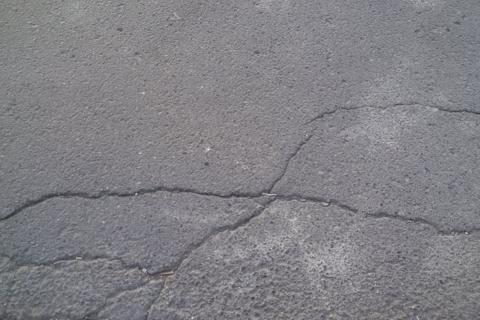
#> input picture crackforest/Images/002.jpg, 480 x 320 px, found by its file name; its folder holds only this picture in this run
$ jupyter execute canny_test.ipynb
#> lines starting #> are read from the running program, lines starting #| are printed output that depends on the picture
[cell 1]
import cv2
import os
import numpy as np

class AdvancedCannyDetector:
    def __init__(self):
        pass

    def reduce_noise(self, image, kernel_size=5):
        """降噪處理: 使用高斯濾波器去除雜訊"""
        return cv2.GaussianBlur(image, (kernel_size, kernel_size), 0)

    def color_processing(self, image):
        """顏色信息處理: 轉換至HSV空間並提取Value通道"""
        hsv = cv2.cvtColor(image, cv2.COLOR_BGR2HSV)
        h, s, v = cv2.split(hsv)
        return v

    def multi_scale_edges(self, image, scales=[1, 2, 4]):
        """多尺度邊緣檢測: 在不同尺度下檢測邊緣並融合"""
        edges_final = np.zeros(image.shape, dtype=np.uint8)

        for scale in scales:
            # 重新縮放圖像
            scaled = cv2.resize(image, None, fx=1/scale, fy=1/scale)
            # 檢測邊緣
            edges = cv2.Canny(scaled, 50, 150)
            # 縮放回原始大小
            edges = cv2.resize(edges, (image.shape[1], image.shape[0]))
            # 融合邊緣
            edges_final = cv2.bitwise_or(edges_final, edges)

        return edges_final

    def adaptive_threshold(self, image):
        """自適應閾值計算: 使用圖像統計特徵決定閾值"""
        mean = np.mean(image)
        std = np.std(image)

        lower = int(max(0, (1.0 - 0.33) * mean))
        upper = int(min(255, (1.0 + 0.33) * mean))

        return lower, upper

    def edge_thinning(self, edges):
        """邊緣細化: 使用形態學操作細化邊緣"""
        kernel = np.ones((3,3), np.uint8)
        thinned = cv2.morphologyEx(edges, cv2.MORPH_OPEN, kernel)
        return thinned

    def high_frequency_enhancement(self, image):
        """高頻增強: 使用unsharp masking技術增強高頻細節"""
        gaussian = cv2.GaussianBlur(image, (5,5), 2.0)
        enhanced = cv2.addWeighted(image, 1.5, gaussian, -0.5, 0)
        return enhanced

    def detect_edges(self, image):
        """整合所有步驟的主要處理函數"""
        # 1. 降噪處理
        denoised = self.reduce_noise(image)

        # 2. 顏色處理
        value_channel = self.color_processing(denoised)

        # 3. 高頻增強
        enhanced = self.high_frequency_enhancement(value_channel)

        # 4. 計算自適應閾值
        low_threshold, high_threshold = self.adaptive_threshold(enhanced)

        # 5. 多尺度邊緣檢測
        edges = self.multi_scale_edges(enhanced)

        # 6. 邊緣細化
        final_edges = self.edge_thinning(edges)

        return final_edges


def process_images_in_folder(input_folder, output_folder):
    """批量處理資料夾內的圖片"""
    if not os.path.exists(output_folder):
        os.makedirs(output_folder)

    detector = AdvancedCannyDetector()

    for filename in os.listdir(input_folder):
        if filename.lower().endswith(('.png', '.jpg', '.jpeg', '.bmp')):
            input_path = os.path.join(input_folder, filename)
            output_path = os.path.join(output_folder, filename)

            # 讀取圖片
            image = cv2.imread(input_path)
#> image is the input picture: shape (320, 480, 3); mean B, G, R 133.2, 128.5, 129.6
            if image is None:
                print(f"無法讀取圖片: {input_path}")
                continue

            # 偵測邊緣
            edges = detector.detect_edges(image)
#> in color_processing, `hsv = cv2.cvtColor(image, cv2.COLOR_BGR2HSV)`: hsv: shape (320, 480, 3); mean H, S, V 125.8, 10, 133.4
#> in color_processing, `h, s, v = cv2.split(hsv)`:
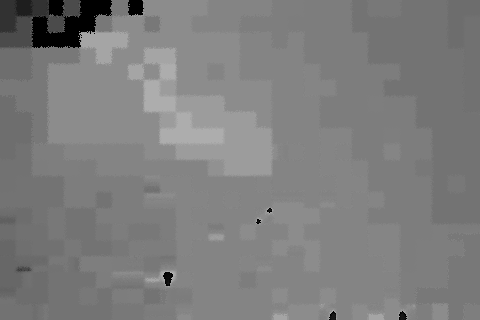
#> h: shape (320, 480); min 0, max 177, mean 125.8
#> in color_processing, `h, s, v = cv2.split(hsv)`:
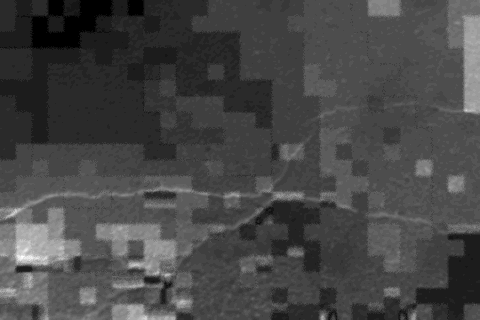
#> s: shape (320, 480); min 0, max 36, mean 10; drawn with min black and max white
#> in high_frequency_enhancement, `gaussian = cv2.GaussianBlur(image, (5,5), 2.0)`:
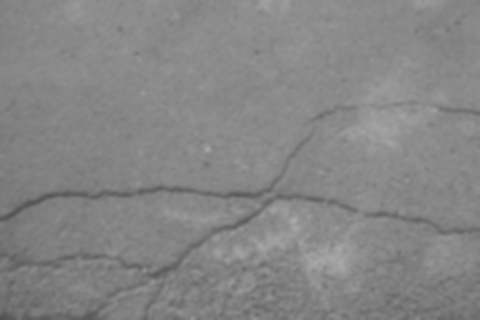
#> gaussian: shape (320, 480); min 79, max 171, mean 133.4
#> in adaptive_threshold, `mean = np.mean(image)`: mean = 133.4
#> in adaptive_threshold, `std = np.std(image)`: std = 11.26
#> in adaptive_threshold, `lower = int(max(0, (1.0 - 0.33) * mean))`: lower = 89
#> in adaptive_threshold, `upper = int(min(255, (1.0 + 0.33) * mean))`: upper = 177
#> in detect_edges, `low_threshold, high_threshold = self.adaptive_threshold(enhanced)`: low_threshold = 89; high_threshold = 177
#> the loop in multi_scale_edges, `for scale in scales:` made 3 passes
#> pass 1, in multi_scale_edges, `edges = cv2.Canny(scaled, 50, 150)`:
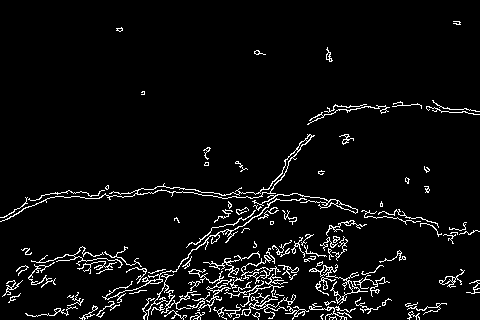
#> edges: shape (320, 480); 5.1% white in thin lines or dots
#> pass 2, in multi_scale_edges, `edges = cv2.Canny(scaled, 50, 150)`:
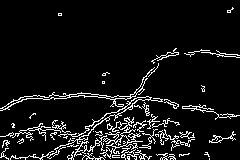
#> edges: shape (160, 240); 7.8% white in thin lines or dots
#> pass 2, in multi_scale_edges, `edges = cv2.resize(edges, (image.shape[1], image.shape[0]))`:
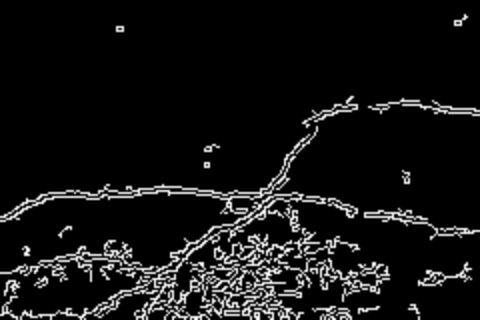
#> edges: shape (320, 480); min 0, max 255, mean 19.9
#> after the loop in multi_scale_edges, `for scale in scales:`:
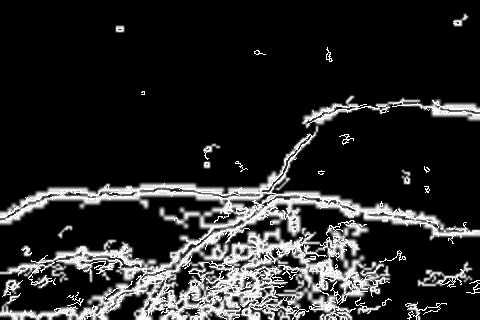
#> edges_final: shape (320, 480); min 0, max 255, mean 39.9
#> in edge_thinning, `thinned = cv2.morphologyEx(edges, cv2.MORPH_OPEN, kernel)`:
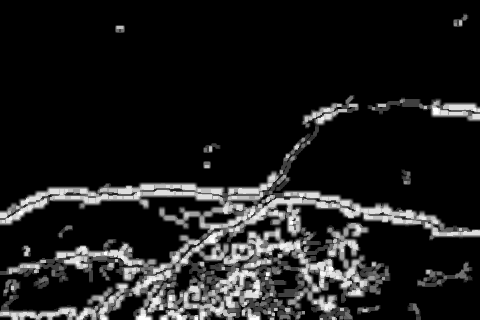
#> thinned: shape (320, 480); min 0, max 255, mean 29.8

            # 儲存結果
            cv2.imwrite(output_path, edges)
            print(f"已處理: {input_path} -> {output_path}")


# 使用範例
input_folder = "/home/yuchi/Canny_Detection/crackforest/Images"  # 輸入資料夾
output_folder = "/home/yuchi/Canny_Detection/crackforest/Output"  # 輸出資料夾
process_images_in_folder(input_folder, output_folder)

$ run again, on crackforest/Images/007.jpg
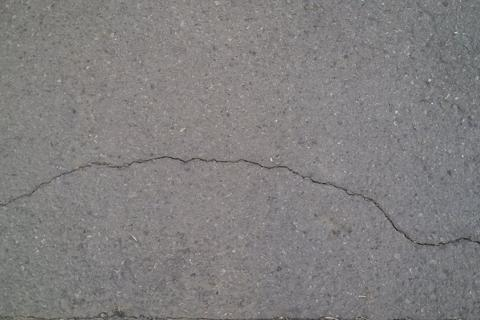
#> input picture crackforest/Images/007.jpg, 480 x 320 px, found by its file name
#> in process_images_in_folder, image is the input picture: shape (320, 480, 3); mean B, G, R 127.6, 127.4, 129.5
#> hsv: shape (320, 480, 3); mean H, S, V 71.3, 7.9, 130.4
#> in color_processing, `h, s, v = cv2.split(hsv)`:
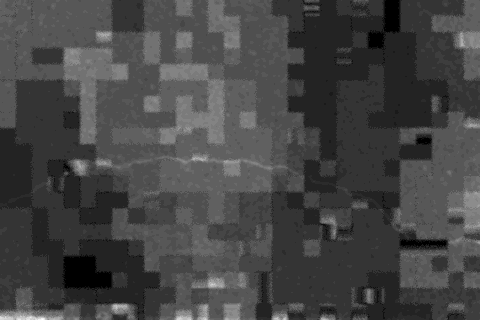
#> s: shape (320, 480); min 0, max 29, mean 7.9; drawn with min black and max white
#> mean = 130.4
#> std = 9.15
#> lower = 87
#> upper = 173
#> low_threshold = 87; high_threshold = 173
#> in edge_thinning, `thinned = cv2.morphologyEx(edges, cv2.MORPH_OPEN, kernel)`:
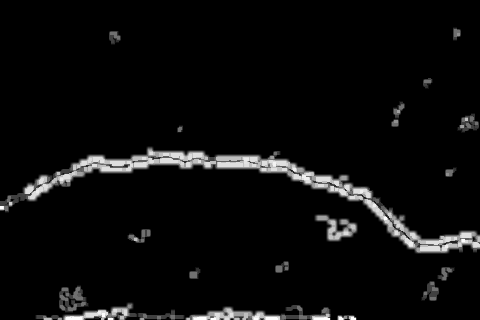
#> thinned: shape (320, 480); min 0, max 255, mean 11.5

$ run again, on crackforest/Images/008.jpg
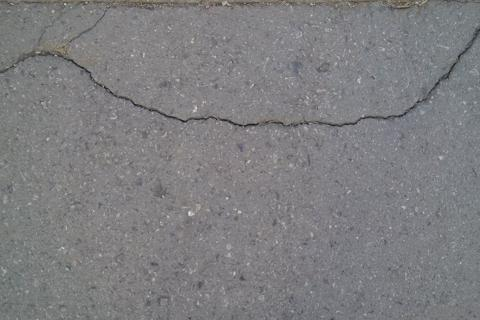
#> input picture crackforest/Images/008.jpg, 480 x 320 px, found by its file name
#> in process_images_in_folder, image is the input picture: shape (320, 480, 3); mean B, G, R 128.1, 125.9, 126.2
#> hsv: shape (320, 480, 3); mean H, S, V 113.4, 8.2, 128.9
#> mean = 128.9
#> std = 8.78
#> lower = 86
#> upper = 171
#> low_threshold = 86; high_threshold = 171
#> the loop in multi_scale_edges, `for scale in scales:` made 3 passes
#> pass 1, in multi_scale_edges, `edges = cv2.Canny(scaled, 50, 150)`:
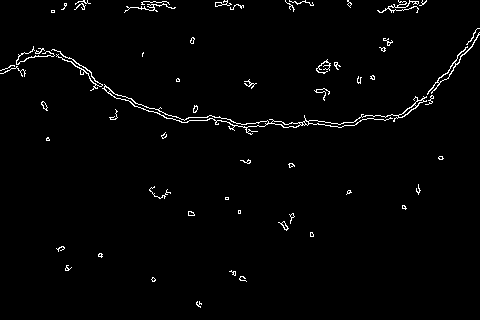
#> edges: shape (320, 480); 1.8% white in thin lines or dots
#> in edge_thinning, `thinned = cv2.morphologyEx(edges, cv2.MORPH_OPEN, kernel)`:
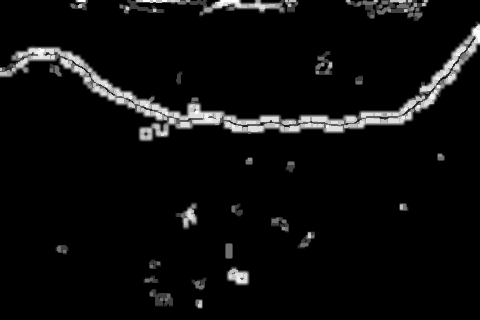
#> thinned: shape (320, 480); min 0, max 255, mean 12.8
